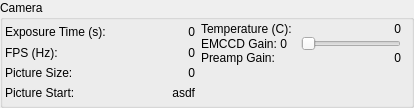
<?xml version="1.0" encoding="UTF-8"?>
<ui version="4.0">
 <class>GroupBox</class>
 <widget class="QGroupBox" name="GroupBox">
  <property name="geometry">
   <rect>
    <x>0</x>
    <y>0</y>
    <width>414</width>
    <height>108</height>
   </rect>
  </property>
  <property name="minimumSize">
   <size>
    <width>414</width>
    <height>0</height>
   </size>
  </property>
  <property name="windowTitle">
   <string>GroupBox</string>
  </property>
  <property name="title">
   <string>Camera</string>
  </property>
  <layout class="QHBoxLayout" name="horizontalLayout_8">
   <property name="spacing">
    <number>6</number>
   </property>
   <property name="leftMargin">
    <number>2</number>
   </property>
   <property name="topMargin">
    <number>2</number>
   </property>
   <property name="rightMargin">
    <number>2</number>
   </property>
   <property name="bottomMargin">
    <number>2</number>
   </property>
   <item>
    <layout class="QVBoxLayout" name="verticalLayout_2">
     <property name="spacing">
      <number>0</number>
     </property>
     <item>
      <layout class="QHBoxLayout" name="horizontalLayout">
       <item>
        <widget class="QLabel" name="exposureTimeLabel">
         <property name="sizePolicy">
          <sizepolicy hsizetype="Preferred" vsizetype="Preferred">
           <horstretch>0</horstretch>
           <verstretch>0</verstretch>
          </sizepolicy>
         </property>
         <property name="minimumSize">
          <size>
           <width>100</width>
           <height>0</height>
          </size>
         </property>
         <property name="maximumSize">
          <size>
           <width>10000</width>
           <height>16777215</height>
          </size>
         </property>
         <property name="text">
          <string>Exposure Time (s):</string>
         </property>
        </widget>
       </item>
       <item>
        <widget class="QLabel" name="exposureTimeText">
         <property name="sizePolicy">
          <sizepolicy hsizetype="Preferred" vsizetype="Preferred">
           <horstretch>0</horstretch>
           <verstretch>0</verstretch>
          </sizepolicy>
         </property>
         <property name="minimumSize">
          <size>
           <width>50</width>
           <height>0</height>
          </size>
         </property>
         <property name="maximumSize">
          <size>
           <width>100000</width>
           <height>16777215</height>
          </size>
         </property>
         <property name="layoutDirection">
          <enum>Qt::LeftToRight</enum>
         </property>
         <property name="frameShape">
          <enum>QFrame::NoFrame</enum>
         </property>
         <property name="text">
          <string>0</string>
         </property>
         <property name="alignment">
          <set>Qt::AlignRight|Qt::AlignTrailing|Qt::AlignVCenter</set>
         </property>
        </widget>
       </item>
      </layout>
     </item>
     <item>
      <layout class="QHBoxLayout" name="horizontalLayout_4">
       <item>
        <widget class="QLabel" name="FPSLabel">
         <property name="sizePolicy">
          <sizepolicy hsizetype="Preferred" vsizetype="Preferred">
           <horstretch>0</horstretch>
           <verstretch>0</verstretch>
          </sizepolicy>
         </property>
         <property name="minimumSize">
          <size>
           <width>100</width>
           <height>0</height>
          </size>
         </property>
         <property name="maximumSize">
          <size>
           <width>10000</width>
           <height>16777215</height>
          </size>
         </property>
         <property name="text">
          <string>FPS (Hz):</string>
         </property>
        </widget>
       </item>
       <item>
        <widget class="QLabel" name="FPSText">
         <property name="sizePolicy">
          <sizepolicy hsizetype="Preferred" vsizetype="Preferred">
           <horstretch>0</horstretch>
           <verstretch>0</verstretch>
          </sizepolicy>
         </property>
         <property name="minimumSize">
          <size>
           <width>50</width>
           <height>0</height>
          </size>
         </property>
         <property name="maximumSize">
          <size>
           <width>10000</width>
           <height>16777215</height>
          </size>
         </property>
         <property name="layoutDirection">
          <enum>Qt::LeftToRight</enum>
         </property>
         <property name="text">
          <string>0</string>
         </property>
         <property name="alignment">
          <set>Qt::AlignRight|Qt::AlignTrailing|Qt::AlignVCenter</set>
         </property>
        </widget>
       </item>
      </layout>
     </item>
     <item>
      <layout class="QHBoxLayout" name="horizontalLayout_6">
       <item>
        <widget class="QLabel" name="pictureSizeLabel">
         <property name="sizePolicy">
          <sizepolicy hsizetype="Preferred" vsizetype="Preferred">
           <horstretch>0</horstretch>
           <verstretch>0</verstretch>
          </sizepolicy>
         </property>
         <property name="minimumSize">
          <size>
           <width>100</width>
           <height>0</height>
          </size>
         </property>
         <property name="maximumSize">
          <size>
           <width>10000</width>
           <height>16777215</height>
          </size>
         </property>
         <property name="text">
          <string>Picture Size:</string>
         </property>
        </widget>
       </item>
       <item>
        <widget class="QLabel" name="pictureSizeText">
         <property name="sizePolicy">
          <sizepolicy hsizetype="Preferred" vsizetype="Preferred">
           <horstretch>0</horstretch>
           <verstretch>0</verstretch>
          </sizepolicy>
         </property>
         <property name="minimumSize">
          <size>
           <width>90</width>
           <height>0</height>
          </size>
         </property>
         <property name="maximumSize">
          <size>
           <width>10000</width>
           <height>16777215</height>
          </size>
         </property>
         <property name="layoutDirection">
          <enum>Qt::LeftToRight</enum>
         </property>
         <property name="text">
          <string>0</string>
         </property>
         <property name="alignment">
          <set>Qt::AlignRight|Qt::AlignTrailing|Qt::AlignVCenter</set>
         </property>
        </widget>
       </item>
      </layout>
     </item>
     <item>
      <layout class="QHBoxLayout" name="horizontalLayout_7">
       <item>
        <widget class="QLabel" name="pictureStartLabel">
         <property name="text">
          <string>Picture Start:</string>
         </property>
        </widget>
       </item>
       <item>
        <widget class="QLabel" name="pictureStartText">
         <property name="text">
          <string>asdf</string>
         </property>
         <property name="alignment">
          <set>Qt::AlignRight|Qt::AlignTrailing|Qt::AlignVCenter</set>
         </property>
        </widget>
       </item>
      </layout>
     </item>
    </layout>
   </item>
   <item>
    <layout class="QVBoxLayout" name="verticalLayout">
     <property name="spacing">
      <number>0</number>
     </property>
     <item>
      <layout class="QHBoxLayout" name="horizontalLayout_2">
       <item>
        <widget class="QLabel" name="temperatureLabel">
         <property name="sizePolicy">
          <sizepolicy hsizetype="Preferred" vsizetype="Preferred">
           <horstretch>0</horstretch>
           <verstretch>0</verstretch>
          </sizepolicy>
         </property>
         <property name="minimumSize">
          <size>
           <width>100</width>
           <height>0</height>
          </size>
         </property>
         <property name="maximumSize">
          <size>
           <width>10000</width>
           <height>16777215</height>
          </size>
         </property>
         <property name="text">
          <string>Temperature (C):</string>
         </property>
        </widget>
       </item>
       <item>
        <widget class="QLabel" name="temperatureText">
         <property name="sizePolicy">
          <sizepolicy hsizetype="Preferred" vsizetype="Preferred">
           <horstretch>0</horstretch>
           <verstretch>0</verstretch>
          </sizepolicy>
         </property>
         <property name="minimumSize">
          <size>
           <width>50</width>
           <height>0</height>
          </size>
         </property>
         <property name="maximumSize">
          <size>
           <width>10000</width>
           <height>16777215</height>
          </size>
         </property>
         <property name="layoutDirection">
          <enum>Qt::LeftToRight</enum>
         </property>
         <property name="text">
          <string>0</string>
         </property>
         <property name="alignment">
          <set>Qt::AlignRight|Qt::AlignTrailing|Qt::AlignVCenter</set>
         </property>
        </widget>
       </item>
      </layout>
     </item>
     <item>
      <layout class="QHBoxLayout" name="horizontalLayout_3">
       <item>
        <widget class="QLabel" name="EMCCDLabel">
         <property name="sizePolicy">
          <sizepolicy hsizetype="Preferred" vsizetype="Preferred">
           <horstretch>0</horstretch>
           <verstretch>0</verstretch>
          </sizepolicy>
         </property>
         <property name="minimumSize">
          <size>
           <width>100</width>
           <height>0</height>
          </size>
         </property>
         <property name="maximumSize">
          <size>
           <width>10000</width>
           <height>16777215</height>
          </size>
         </property>
         <property name="text">
          <string>EMCCD Gain: 0</string>
         </property>
        </widget>
       </item>
       <item>
        <widget class="QSlider" name="EMCCDSlider">
         <property name="sizePolicy">
          <sizepolicy hsizetype="Preferred" vsizetype="Preferred">
           <horstretch>0</horstretch>
           <verstretch>0</verstretch>
          </sizepolicy>
         </property>
         <property name="minimumSize">
          <size>
           <width>100</width>
           <height>0</height>
          </size>
         </property>
         <property name="maximumSize">
          <size>
           <width>10000</width>
           <height>16777215</height>
          </size>
         </property>
         <property name="maximum">
          <number>100</number>
         </property>
         <property name="value">
          <number>0</number>
         </property>
         <property name="orientation">
          <enum>Qt::Horizontal</enum>
         </property>
        </widget>
       </item>
      </layout>
     </item>
     <item>
      <layout class="QHBoxLayout" name="horizontalLayout_5">
       <item>
        <widget class="QLabel" name="preampGainLabel">
         <property name="sizePolicy">
          <sizepolicy hsizetype="Preferred" vsizetype="Preferred">
           <horstretch>0</horstretch>
           <verstretch>0</verstretch>
          </sizepolicy>
         </property>
         <property name="minimumSize">
          <size>
           <width>100</width>
           <height>0</height>
          </size>
         </property>
         <property name="maximumSize">
          <size>
           <width>10000</width>
           <height>16777215</height>
          </size>
         </property>
         <property name="text">
          <string>Preamp Gain:</string>
         </property>
        </widget>
       </item>
       <item>
        <widget class="QLabel" name="preampGainText">
         <property name="sizePolicy">
          <sizepolicy hsizetype="Preferred" vsizetype="Preferred">
           <horstretch>0</horstretch>
           <verstretch>0</verstretch>
          </sizepolicy>
         </property>
         <property name="minimumSize">
          <size>
           <width>50</width>
           <height>0</height>
          </size>
         </property>
         <property name="maximumSize">
          <size>
           <width>10000</width>
           <height>16777215</height>
          </size>
         </property>
         <property name="layoutDirection">
          <enum>Qt::LeftToRight</enum>
         </property>
         <property name="text">
          <string>0</string>
         </property>
         <property name="alignment">
          <set>Qt::AlignRight|Qt::AlignTrailing|Qt::AlignVCenter</set>
         </property>
        </widget>
       </item>
      </layout>
     </item>
     <item>
      <spacer name="verticalSpacer">
       <property name="orientation">
        <enum>Qt::Vertical</enum>
       </property>
       <property name="sizeHint" stdset="0">
        <size>
         <width>20</width>
         <height>40</height>
        </size>
       </property>
      </spacer>
     </item>
    </layout>
   </item>
   <item>
    <spacer name="horizontalSpacer">
     <property name="orientation">
      <enum>Qt::Horizontal</enum>
     </property>
     <property name="sizeHint" stdset="0">
      <size>
       <width>71</width>
       <height>20</height>
      </size>
     </property>
    </spacer>
   </item>
  </layout>
 </widget>
 <resources/>
 <connections/>
</ui>
